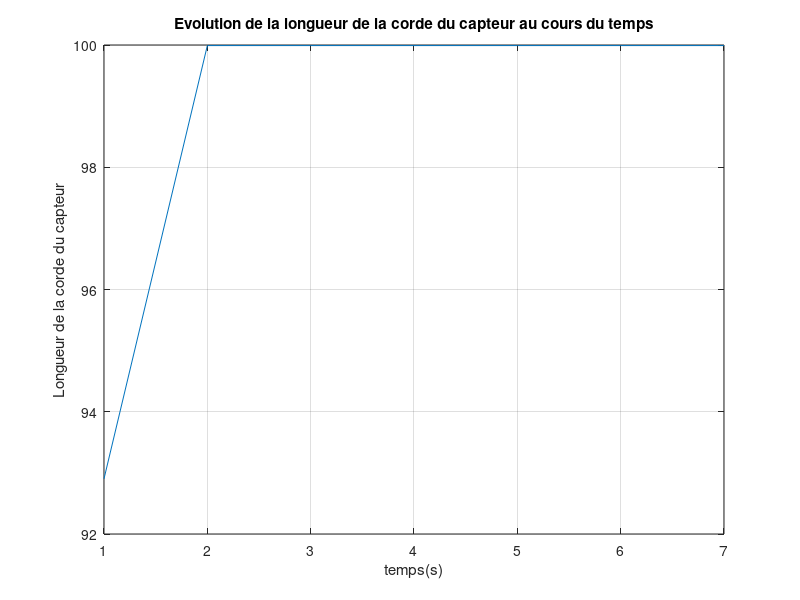

This chart was generated by the following MATLAB code:

clear all
clc 

%% Connection avec module

%Connection avec le module bluetooth
% Capteur = ble("ads_eval_kit");
% 
% Angle=characteristic(Capteur,"Battery Service","Battery Level")
% disp(Angle)
% % Angle.DataAvailableFcn=@callback;
% subscribe(Angle)
% % unsubscribe (Angle);
% [Angle1,Angle2] = read (Angle,'oldest')
% 
% 
% function callback(src,evt);
%     [Angle1,Angle2] = read (src,'oldest');
%     disp (Angle1)
%     disp (Angle2)
% end
% 
%C=Angles

% Data=importdata('.\Data\Lateral.csv');
Data=[45,0;0,0;0,0;0,0;0,0;0,0;0,0];
%% Ce qu'on reçoit du capteur 

angle1=Data(:,1);%Theta
angle2=Data(:,2);%Phi
%% Données propres au capteur
n=1;
LCapteur = 100; %en mm
LC2=LCapteur/2;
O = [0,0,0];


%% BOITE NOIRE 
nFrame = size (Data,1);
aT=pi/2-angle1;
X = sind(aT).*(LC2);
Y = LC2.*(1+cosd(aT));
Z = X.*sind(angle2);

%% Sorties 

%  for i = 1:nFrame
%      
%      plot3([0, X(i)],[0, Y(i)],[0, Z(i)],'-o');
%      xlim([-100,max(X)]);
%      ylim([-100,max(Y)]);
%      zlim([-100,max(Z)]);
%      drawnow
%      pause(1/100)
%  end

%Utiliser la fonction trace pour avoir une mise en cache de la figure
% plot3(0,0,0,'o', X,Y,Z,'-o') où '-o' permet de faire un trait entre O et K
%On peut rajouter des points en plus pour avoir le rayon de courbure approximatif

%% Test
% Longueur de la corde
for i = 1:nFrame
    VerifLCapteur(i,1) = (sqrt(X(i,:)^2+Y(i,:)^2+Z(i,:)^2));
end 

figure 
plot(VerifLCapteur)
grid on;
xlabel('temps(s)');
ylabel('Longueur de la corde du capteur');
title('Evolution de la longueur de la corde du capteur au cours du temps');